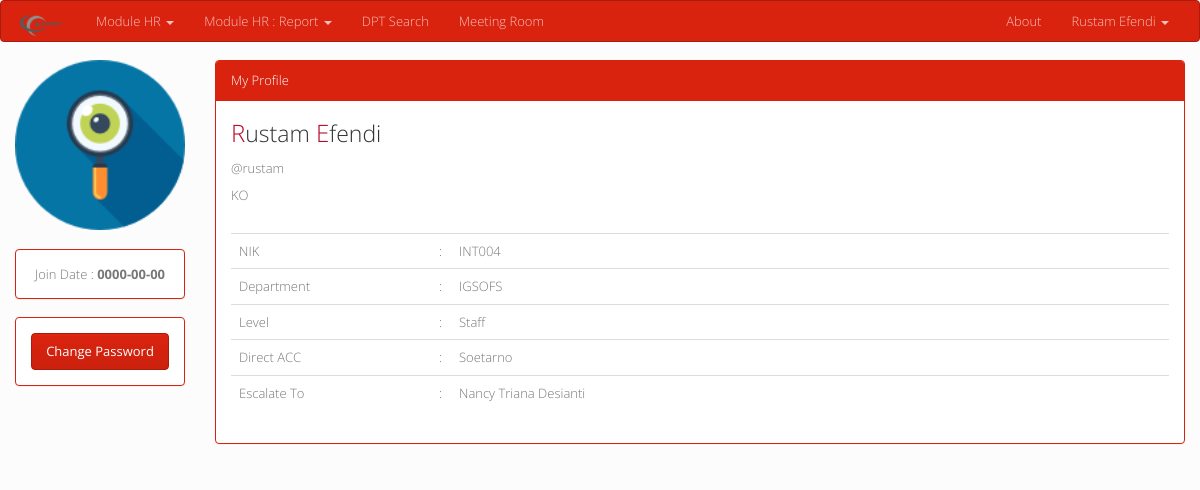
Page /profiles.php (signed in) on the committed database.
### tables this page shows
CREATE TABLE `users` (
  `id` int(11) NOT NULL,
  `username` varchar(30) NOT NULL,
  `password` varchar(100) NOT NULL,
  `name` varchar(30) NOT NULL,
  `nik` varchar(10) NOT NULL,
  `occupation` varchar(30) NOT NULL,
  `level` varchar(15) NOT NULL,
  `department` varchar(30) NOT NULL,
  `joindate` date NOT NULL,
  `direct_acc` varchar(30) NOT NULL,
  `escalate_to` varchar(30) NOT NULL,
  `picture` varchar(255) NOT NULL,
  `privileges` int(11) NOT NULL,
  `status` enum('active','nonactive') NOT NULL
);

### profiles.php (the view, shortened to what this page needs)
<?php
include "__header.php";
$getUserProfile = $ki->query("select a.username, a.name, a.NIK, a.occupation, a.level, a.department, b.name as direct_acc, c.name as escalate_to, a.picture as picture, a.joindate as joindate from users a inner join users b on a.direct_acc = b.username inner join users c on a.escalate_to = c.username where a.username = '".$_SESSION['fusn']."'");
$UP = $getUserProfile->fetch_assoc();
?>
<div class="container-fluid">
<div class="row">
<div class="col-md-2">
<?php if($UP['picture'] == NULL){ echo "<img src='profile_pic/default.png' width='100%'>"; } else { echo "<img src='".$UP['picture']."' width='100%'>"; } ?>
<br><br>
<div class="panel panel-primary">
  <div class="panel-body">
    <center>Join Date : <b><?= $UP['joindate']; ?></b></center>
  </div>
</div>
<div class="panel panel-primary">
  <div class="panel-body">
    <a href='chpwd.php' class="btn btn-primary btn-block">Change Password</a>
  </div>
</div>
</div>
<div class="col-md-10">
<div class="panel panel-primary">
  <div class="panel-heading">My Profile</div>
  <div class="panel-body">
    <?php
    $arrayName = array();
    $playName = explode(" ", $UP['name']);
    for($x=0;$x<(count($playName));$x++){
    	array_push($arrayName, substr($playName[$x], 0, 1));
    	array_push($arrayName, substr($playName[$x], 1));
    }
    echo "<p style='font-size: 24px; color: #b70724'>";
    for($y=0;$y<(count($arrayName));$y++){
    	echo $arrayName[$y];
    	$y++;
    	echo "<span style='font-size: 23px; color: #2f3133'>".$arrayName[$y]."</span> ";
    }
    echo "</p>";
    ?>
    <p>@<?= $UP['username']; ?></p>
    <p><?= $UP['occupation']; ?></p>
    <br>
    <table class="table" width="100%">
    <tr>
    <td width="200px">NIK</td><td width="20px">:</td><td><?= $UP['NIK']; ?></td>
    </tr>
    <tr>
    <td width="200px">Department</td><td width="20px">:</td><td><?= $UP['department']; ?></td>
    </tr>
    <tr>
    <td width="200px">Level</td><td width="20px">:</td><td><?= $UP['level']; ?></td>
    </tr>
    <tr>
    <td width="200px">Direct ACC</td><td width="20px">:</td><td><?= $UP['direct_acc']; ?></td>
    </tr>
    <tr>
    <td width="200px">Escalate To</td><td width="20px">:</td><td><?= $UP['escalate_to']; ?></td>
    </tr>
    </table>
  </div>
</div>
</div>
</div>
</div>
<?php
include "__footer.php";
?>

### rows in the picture
users: joindate "0000-00-00", username "rustam", occupation "KO", nik "INT004", department "IGSOFS", level "Staff", users.name "Soetarno", users.name "Nancy Triana Desianti"

### other values in the picture
$_SESSION['fnam'] "Rustam Efendi"
$arrayName[$y] "R"
$arrayName[$y] "ustam"
$arrayName[$y] "E"
$arrayName[$y] "fendi"
